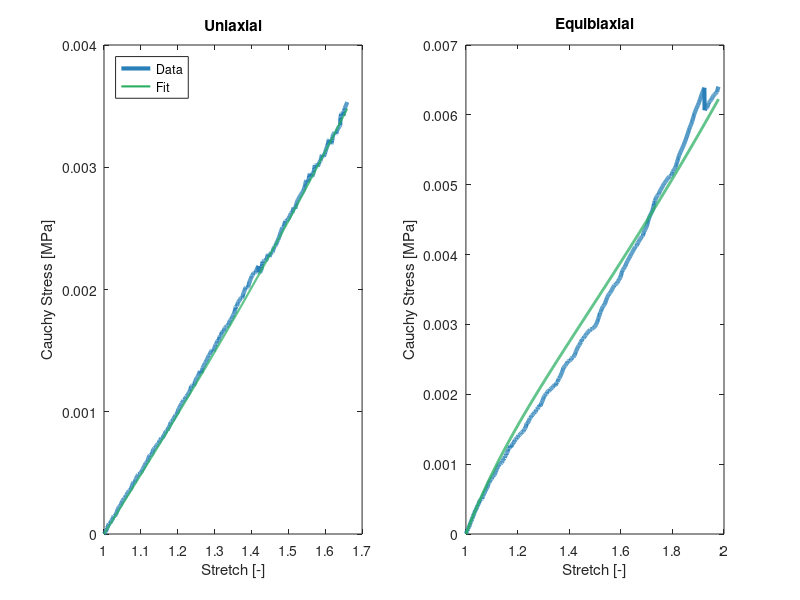
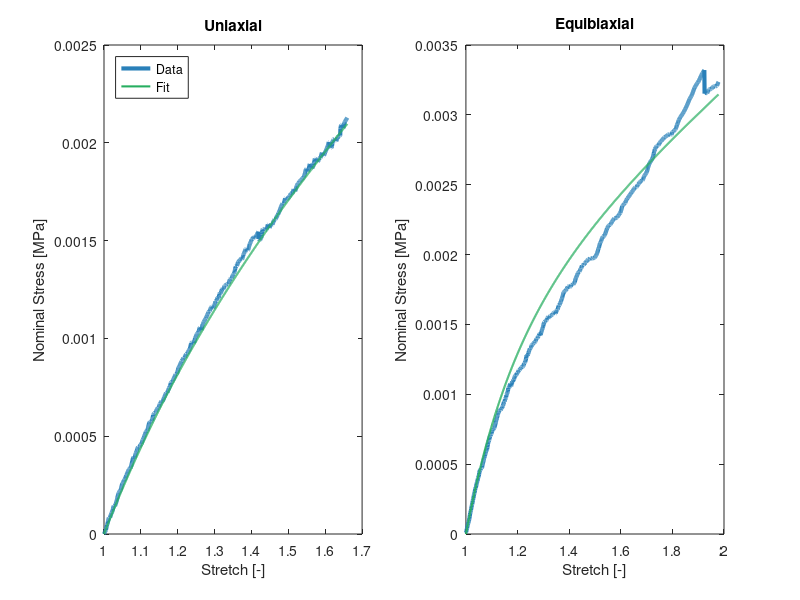

Write MATLAB code to recreate these figures, in order.
clear; close all;

% This script is used to fit a neo-Hookean incompressible material model to test
% data. Material test data for two different mixing ratios of Sylgard
% CY52-276 are available. The test data for mixing ratios A:B of 9:10 and
% 10:9 can be selected below in the section "Load data". This script
% converts the nominal stress given in the material tests to cauchy stress
% and does a combined least square fit of both the uniaxial as well as the
% equibiaxial test data to the neo-Hookean model. The parameter "weighting" in the
% section "Coupled least square fit" can be adjust to give relatively less
% weight to the equibiaxial data. The important extracted material
% parameter is the Young's modulus E given in MPa.

%% Load data

load('StrainStressTest_10_to_9.mat')

nu = 0.49; % Poisson's Ratio

%% Calculate cauchy stress from input which is nominal stress

u.strain = uniaxial(:,1);
u.lambda1 = u.strain + 1;
u.lambda2 = 1 ./ sqrt(u.lambda1);
u.lambda3 = u.lambda2;

e.strain = equibiaxial(:,1);
e.lambda1 = equibiaxial(:,1) + 1;
e.lambda2 = e.lambda1;
e.lambda3 = 1./(e.lambda1.*e.lambda2);

for i = 1:length(u.lambda1)
    u.nominal_stress_tensor = zeros(3);
    u.nominal_stress_tensor(1,1) = uniaxial(i,2);
    u.nominal_stress(i,1) = u.nominal_stress_tensor(1,1);
        
    u.F(:,:,i) = diag([u.lambda1(i),u.lambda2(i),u.lambda3(i)]);
    u.J(i,1) = det(u.F(:,:,i));
    u.cauchy_stress_tensor = u.F(:,:,i)*u.nominal_stress_tensor;
    u.cauchy_stress(i,1) = u.cauchy_stress_tensor(1,1);
    
end
for i = 1:length(e.lambda1)
    e.nominal_stress_tensor = zeros(3);
    e.nominal_stress_tensor(1,1) = equibiaxial(i,2);
    e.nominal_stress_tensor(2,2) = equibiaxial(i,2);
    
    e.nominal_stress(i,1) = e.nominal_stress_tensor(1,1);

    e.F(:,:,i) = diag([e.lambda1(i),e.lambda2(i),e.lambda3(i)]);
    e.J(i,1) = det(e.F(:,:,i));
    e.cauchy_stress_tensor = e.F(:,:,i)*e.nominal_stress_tensor;
    e.cauchy_stress(i,1) = e.cauchy_stress_tensor(1,1);
end
% 
% u_ft = fittype('a*(x^2 - 1/ x)');
% e_ft = fittype('a*(x^2 - 1/ x^4)');

fx_u = u.cauchy_stress;
x_u = u.lambda1;
fx_e = e.cauchy_stress;
x_e = e.lambda1;

%% Coupled least square fit for uniaxial and equibiaxial
weighting = 1; % [0,1] This factor give more weight to uniaxial if lowered
max_ind = round(numel(fx_e)*weighting);
fun = @(a)(sum((fx_u-a*(x_u.^2-1./x_u)).^2) +...
    sum((fx_e(1:max_ind) - a*( x_e(1:max_ind).^2 - 1./ x_e(1:max_ind).^4 )).^2));
options = optimset('Display','iter','TolFun',1e-12,'TolX',1e-12);
mu_2 = fminsearch(fun,1,options);

E = 2*mu_2*(1 + nu);

%% Plotting results Cauchy Stress
figure
subplot(1,2,1)
plot(u.lambda1,u.cauchy_stress,'LineWidth',3,'Color',[41, 128, 185]./255)
ylabel("Cauchy Stress [MPa]")
xlabel("Stretch [-]")
title("Uniaxial")
hold on
plot(u.lambda1,mu_2*(u.lambda1.^2 - 1./ u.lambda1),'LineWidth',1.5,'Color',[39, 174, 96]./255)
legend({'Data','Fit'},'Location','northwest')

subplot(1,2,2)
plot(e.lambda1,e.cauchy_stress,'LineWidth',3,'Color',[41, 128, 185]./255)
ylabel("Cauchy Stress [MPa]")
xlabel("Stretch [-]")
title("Equibiaxial")
hold on
plot(e.lambda1,mu_2*(e.lambda1.^2 - 1./ e.lambda1.^4),'LineWidth',2,'Color',[39, 174, 96]./255)

%% convert cauchy to nominal
u.fit_cauchy_stress = mu_2*(u.lambda1.^2 - 1./ u.lambda1);
e.fit_cauchy_stress = mu_2*(e.lambda1.^2 - 1./ e.lambda1.^4);


for i = 1:numel(u.fit_cauchy_stress)
    f1 = u.F(:,:,i)^-1;
    u.fit_nominal_stress(i) = u.fit_cauchy_stress(i) * f1(1,1);
    
    f1 = e.F(:,:,i)^-1;
    e.fit_nominal_stress(i) = e.fit_cauchy_stress(i) * f1(1,1);
end

%% Plotting results Nominal Stress
figure
subplot(1,2,1)
plot(u.lambda1,u.nominal_stress,'LineWidth',3,'Color',[41, 128, 185]./255)
ylabel("Nominal Stress [MPa]")
xlabel("Stretch [-]")
title("Uniaxial")
hold on
plot(u.lambda1,u.fit_nominal_stress,'LineWidth',1.5,'Color',[39, 174, 96]./255)
legend({'Data','Fit'},'Location','northwest')

subplot(1,2,2)
plot(e.lambda1,e.nominal_stress,'LineWidth',3,'Color',[41, 128, 185]./255)
hold on
plot(e.lambda1,e.fit_nominal_stress,'LineWidth',1.5,'Color',[39, 174, 96]./255)
ylabel("Nominal Stress [MPa]")
xlabel("Stretch [-]")
title("Equibiaxial")